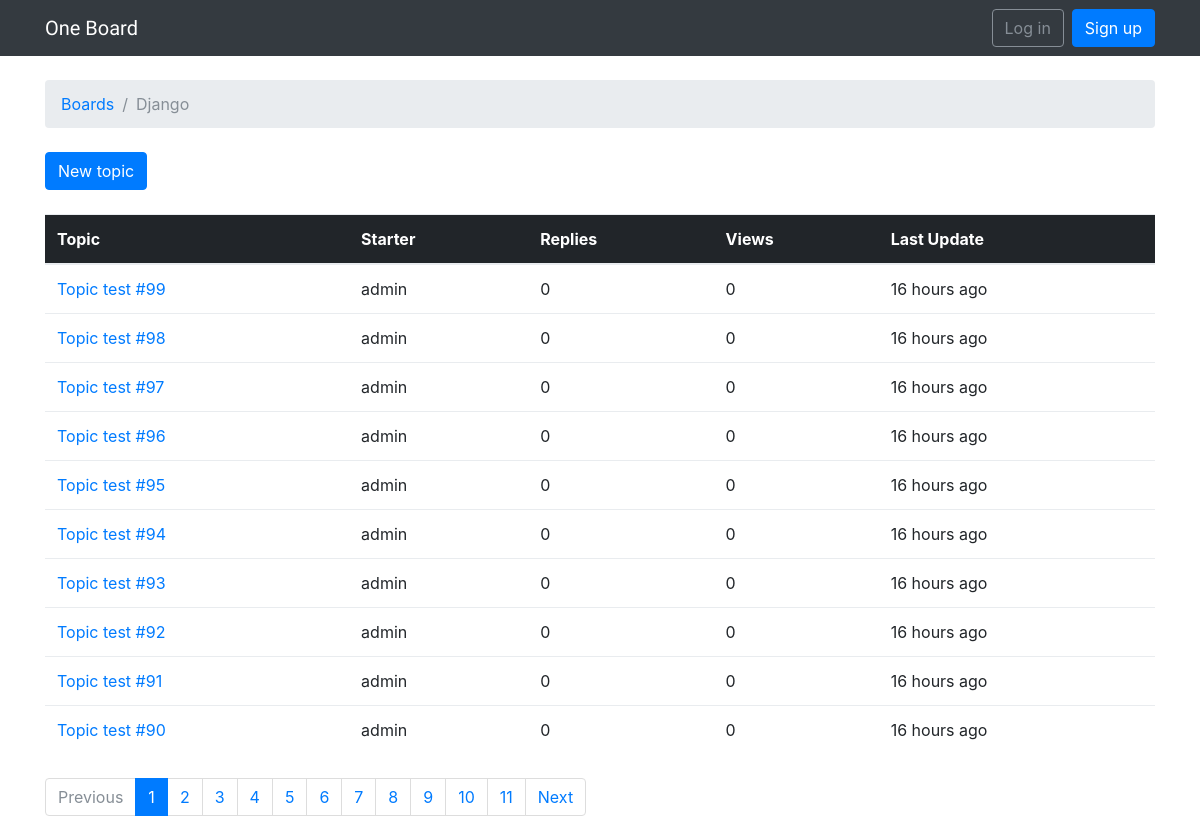
The page /boards/1/ on the database as committed earlier.
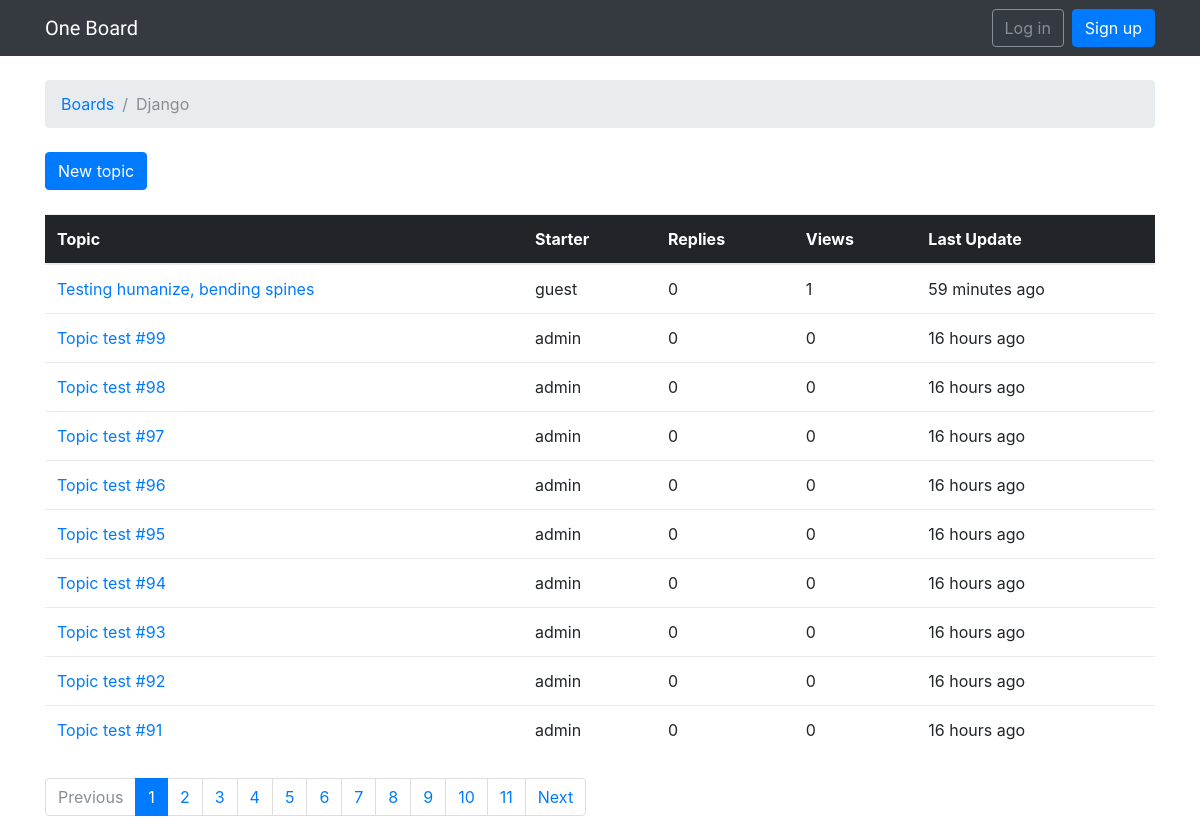
The same page on the database as committed later.
### boards/models.py (models this page shows, shortened)
class Topic(models.Model):
    subject = models.CharField(max_length=255)
    last_updated = models.DateTimeField(auto_now_add=True)
    board = models.ForeignKey(Board, related_name='topics')
    starter = models.ForeignKey(User, related_name='topics')
    views = models.PositiveIntegerField(default=0)

### boards/views.py (the view)
# urls.py: url(r'^boards/(?P<pk>\d+)/$', views.TopicListView.as_view(), name='board_topics'),
class TopicListView(ListView):
    model = Topic
    context_object_name = 'topics'
    template_name = 'topics.html'
    paginate_by = 10
    def get_context_data(self, **kwargs):
        kwargs['board'] = self.board
        return super().get_context_data(**kwargs)
    def get_queryset(self):
        self.board = get_object_or_404(Board, pk=self.kwargs.get('pk'))
        queryset = self.board.topics.order_by('-last_updated').annotate(replies=Count('posts') - 1)
        return queryset

### templates/topics.html (shortened to what this page needs)
{% extends 'base.html' %}
{% load humanize %}
{% block breadcrumb %}
  <li class="breadcrumb-item"><a href="{% url 'home' %}">Boards</a></li>
  <li class="breadcrumb-item active">{{ board.name }}</li>
{% endblock %}
{% block content %}
  <div class="mb-4">
    <a href="{% url 'new_topic' board.pk %}" class="btn btn-primary">New topic</a>
  </div>
  <table class="table mb-4">
    <thead class="thead-inverse">
      <tr>
        <th>Topic</th>
        <th>Starter</th>
        <th>Replies</th>
        <th>Views</th>
        <th>Last Update</th>
      </tr>
    </thead>
    <tbody>
      {% for topic in topics %}
        <tr>
          <td><a href="{% url 'topic_posts' board.pk topic.pk %}">{{ topic.subject }}</a></td>
          <td>{{ topic.starter.username }}</td>
          <td>{{ topic.replies }}</td>
          <td>{{ topic.views }}</td>
          <td>{{ topic.last_updated|naturaltime }}</td>
        </tr>
      {% endfor %}
    </tbody>
  </table>
  {% include 'includes/pagination.html' %}
{% endblock %}

Rows that differ between the two databases and show on the page:
no longer on this page (row unchanged): Topic: subject "Topic test #90", starter.username "admin", replies "0", views "0", last_updated "16 hours ago"
added Topic: subject "Testing humanize, bending spines", starter.username "guest", replies "0", views "1", last_updated "59 minutes ago"
